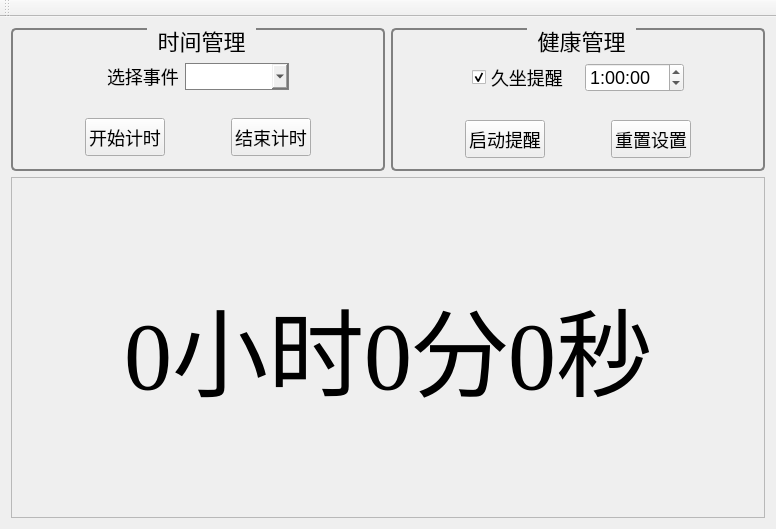
<?xml version="1.0" encoding="UTF-8"?>
<ui version="4.0">
 <class>MainWindow</class>
 <widget class="QMainWindow" name="MainWindow">
  <property name="geometry">
   <rect>
    <x>0</x>
    <y>0</y>
    <width>776</width>
    <height>529</height>
   </rect>
  </property>
  <property name="windowTitle">
   <string>MainWindow</string>
  </property>
  <widget class="QWidget" name="centralWidget">
   <layout class="QVBoxLayout" name="verticalLayout_5">
    <item>
     <layout class="QHBoxLayout" name="horizontalLayout_5">
      <item>
       <widget class="QGroupBox" name="timeStatisticsGroupBox">
        <property name="styleSheet">
         <string notr="true">QGroupBox {
    font: bold &quot;楷体&quot;;
	font-size:22px;
    border: 2px solid gray;
    border-radius: 5px;
    margin-top: 1ex; /* leave space at the top for the title */
}

QGroupBox::title {
    subcontrol-origin: margin;
    subcontrol-position: top center ; /* position at the top center */
    padding:0 7px;
}</string>
        </property>
        <property name="title">
         <string>时间管理</string>
        </property>
        <layout class="QVBoxLayout" name="verticalLayout_4">
         <item>
          <spacer name="horizontalSpacer_12">
           <property name="orientation">
            <enum>Qt::Horizontal</enum>
           </property>
           <property name="sizeHint" stdset="0">
            <size>
             <width>40</width>
             <height>20</height>
            </size>
           </property>
          </spacer>
         </item>
         <item>
          <layout class="QHBoxLayout" name="horizontalLayout_3">
           <item>
            <spacer name="horizontalSpacer_2">
             <property name="orientation">
              <enum>Qt::Horizontal</enum>
             </property>
             <property name="sizeHint" stdset="0">
              <size>
               <width>40</width>
               <height>20</height>
              </size>
             </property>
            </spacer>
           </item>
           <item>
            <widget class="QLabel" name="label">
             <property name="styleSheet">
              <string notr="true">QLabel{
	font:&quot;楷体&quot;;
	font-size:18px;
}</string>
             </property>
             <property name="text">
              <string>选择事件</string>
             </property>
            </widget>
           </item>
           <item>
            <widget class="QComboBox" name="sumComboBox">
             <property name="sizePolicy">
              <sizepolicy hsizetype="Expanding" vsizetype="Fixed">
               <horstretch>0</horstretch>
               <verstretch>0</verstretch>
              </sizepolicy>
             </property>
             <property name="styleSheet">
              <string notr="true">QComboBox {
	font-size:18px;
    border: 1px solid gray;
    padding: 1px 18px 1px 3px;
    min-width: 6em;
}</string>
             </property>
            </widget>
           </item>
           <item>
            <spacer name="horizontalSpacer_3">
             <property name="orientation">
              <enum>Qt::Horizontal</enum>
             </property>
             <property name="sizeHint" stdset="0">
              <size>
               <width>40</width>
               <height>20</height>
              </size>
             </property>
            </spacer>
           </item>
          </layout>
         </item>
         <item>
          <spacer name="horizontalSpacer_13">
           <property name="orientation">
            <enum>Qt::Horizontal</enum>
           </property>
           <property name="sizeHint" stdset="0">
            <size>
             <width>40</width>
             <height>20</height>
            </size>
           </property>
          </spacer>
         </item>
         <item>
          <layout class="QHBoxLayout" name="horizontalLayout_4">
           <item>
            <spacer name="horizontalSpacer_4">
             <property name="orientation">
              <enum>Qt::Horizontal</enum>
             </property>
             <property name="sizeHint" stdset="0">
              <size>
               <width>40</width>
               <height>20</height>
              </size>
             </property>
            </spacer>
           </item>
           <item>
            <widget class="QPushButton" name="startSumPushButton">
             <property name="styleSheet">
              <string notr="true">QPushButton{
	font:&quot;楷体&quot;;
	font-size:18px;
	min-height:30px;
}</string>
             </property>
             <property name="text">
              <string>开始计时</string>
             </property>
            </widget>
           </item>
           <item>
            <spacer name="horizontalSpacer_10">
             <property name="orientation">
              <enum>Qt::Horizontal</enum>
             </property>
             <property name="sizeHint" stdset="0">
              <size>
               <width>40</width>
               <height>20</height>
              </size>
             </property>
            </spacer>
           </item>
           <item>
            <widget class="QPushButton" name="stopSumPushButton">
             <property name="styleSheet">
              <string notr="true">QPushButton{
	font:&quot;楷体&quot;;
	font-size:18px;
	min-height:30px;
}</string>
             </property>
             <property name="text">
              <string>结束计时</string>
             </property>
            </widget>
           </item>
           <item>
            <spacer name="horizontalSpacer_5">
             <property name="orientation">
              <enum>Qt::Horizontal</enum>
             </property>
             <property name="sizeHint" stdset="0">
              <size>
               <width>40</width>
               <height>20</height>
              </size>
             </property>
            </spacer>
           </item>
          </layout>
         </item>
        </layout>
       </widget>
      </item>
      <item>
       <widget class="QGroupBox" name="healthManagerGroupBox">
        <property name="styleSheet">
         <string notr="true">QGroupBox {
    font: bold &quot;楷体&quot;;
	font-size:22px;
    border: 2px solid gray;
    border-radius: 5px;
    margin-top: 1ex; /* leave space at the top for the title */
}

QGroupBox::title {
    subcontrol-origin: margin;
    subcontrol-position: top center ; /* position at the top center */
    padding:0 7px;
}</string>
        </property>
        <property name="title">
         <string>健康管理</string>
        </property>
        <layout class="QVBoxLayout" name="verticalLayout">
         <item>
          <spacer name="horizontalSpacer_14">
           <property name="orientation">
            <enum>Qt::Horizontal</enum>
           </property>
           <property name="sizeHint" stdset="0">
            <size>
             <width>40</width>
             <height>20</height>
            </size>
           </property>
          </spacer>
         </item>
         <item>
          <layout class="QHBoxLayout" name="horizontalLayout_2">
           <item>
            <spacer name="horizontalSpacer">
             <property name="orientation">
              <enum>Qt::Horizontal</enum>
             </property>
             <property name="sizeHint" stdset="0">
              <size>
               <width>40</width>
               <height>20</height>
              </size>
             </property>
            </spacer>
           </item>
           <item>
            <widget class="QCheckBox" name="sedentaryCheckBox">
             <property name="sizePolicy">
              <sizepolicy hsizetype="Preferred" vsizetype="Preferred">
               <horstretch>0</horstretch>
               <verstretch>0</verstretch>
              </sizepolicy>
             </property>
             <property name="styleSheet">
              <string notr="true">QCheckBox{
	font:&quot;楷体&quot;;
	font-size:18px;
}</string>
             </property>
             <property name="text">
              <string>久坐提醒</string>
             </property>
             <property name="checked">
              <bool>true</bool>
             </property>
            </widget>
           </item>
           <item>
            <spacer name="horizontalSpacer_9">
             <property name="orientation">
              <enum>Qt::Horizontal</enum>
             </property>
             <property name="sizeType">
              <enum>QSizePolicy::Fixed</enum>
             </property>
             <property name="sizeHint" stdset="0">
              <size>
               <width>10</width>
               <height>20</height>
              </size>
             </property>
            </spacer>
           </item>
           <item>
            <widget class="QTimeEdit" name="sedentaryTimeEdit">
             <property name="styleSheet">
              <string notr="true">QTimeEdit{
	font:&quot;楷体&quot;;
	font-size:18px;
	min-height:20px;
}</string>
             </property>
             <property name="displayFormat">
              <string>H:mm:ss</string>
             </property>
             <property name="time">
              <time>
               <hour>1</hour>
               <minute>0</minute>
               <second>0</second>
              </time>
             </property>
            </widget>
           </item>
           <item>
            <spacer name="horizontalSpacer_8">
             <property name="orientation">
              <enum>Qt::Horizontal</enum>
             </property>
             <property name="sizeHint" stdset="0">
              <size>
               <width>40</width>
               <height>20</height>
              </size>
             </property>
            </spacer>
           </item>
          </layout>
         </item>
         <item>
          <spacer name="horizontalSpacer_15">
           <property name="orientation">
            <enum>Qt::Horizontal</enum>
           </property>
           <property name="sizeHint" stdset="0">
            <size>
             <width>40</width>
             <height>20</height>
            </size>
           </property>
          </spacer>
         </item>
         <item>
          <layout class="QHBoxLayout" name="horizontalLayout">
           <item>
            <spacer name="horizontalSpacer_6">
             <property name="orientation">
              <enum>Qt::Horizontal</enum>
             </property>
             <property name="sizeHint" stdset="0">
              <size>
               <width>40</width>
               <height>20</height>
              </size>
             </property>
            </spacer>
           </item>
           <item>
            <widget class="QPushButton" name="startPushButton">
             <property name="styleSheet">
              <string notr="true">QPushButton{
	font:&quot;楷体&quot;;
	font-size:18px;
	min-height:30px;
}</string>
             </property>
             <property name="text">
              <string>启动提醒</string>
             </property>
            </widget>
           </item>
           <item>
            <spacer name="horizontalSpacer_11">
             <property name="orientation">
              <enum>Qt::Horizontal</enum>
             </property>
             <property name="sizeHint" stdset="0">
              <size>
               <width>40</width>
               <height>20</height>
              </size>
             </property>
            </spacer>
           </item>
           <item>
            <widget class="QPushButton" name="resetPushButton">
             <property name="styleSheet">
              <string notr="true">QPushButton{
	font:&quot;楷体&quot;;
	font-size:18px;
	min-height:30px;
}</string>
             </property>
             <property name="text">
              <string>重置设置</string>
             </property>
            </widget>
           </item>
           <item>
            <spacer name="horizontalSpacer_7">
             <property name="orientation">
              <enum>Qt::Horizontal</enum>
             </property>
             <property name="sizeHint" stdset="0">
              <size>
               <width>40</width>
               <height>20</height>
              </size>
             </property>
            </spacer>
           </item>
          </layout>
         </item>
        </layout>
       </widget>
      </item>
     </layout>
    </item>
    <item>
     <widget class="QLabel" name="showTimeLabel">
      <property name="sizePolicy">
       <sizepolicy hsizetype="Preferred" vsizetype="Expanding">
        <horstretch>0</horstretch>
        <verstretch>0</verstretch>
       </sizepolicy>
      </property>
      <property name="font">
       <font>
        <family>Times New Roman</family>
        <pointsize>72</pointsize>
       </font>
      </property>
      <property name="frameShape">
       <enum>QFrame::StyledPanel</enum>
      </property>
      <property name="frameShadow">
       <enum>QFrame::Plain</enum>
      </property>
      <property name="text">
       <string>0小时0分0秒</string>
      </property>
      <property name="alignment">
       <set>Qt::AlignCenter</set>
      </property>
     </widget>
    </item>
   </layout>
  </widget>
  <widget class="QMenuBar" name="menuBar">
   <property name="geometry">
    <rect>
     <x>0</x>
     <y>0</y>
     <width>776</width>
     <height>23</height>
    </rect>
   </property>
  </widget>
  <widget class="QToolBar" name="mainToolBar">
   <attribute name="toolBarArea">
    <enum>TopToolBarArea</enum>
   </attribute>
   <attribute name="toolBarBreak">
    <bool>false</bool>
   </attribute>
  </widget>
 </widget>
 <layoutdefault spacing="6" margin="11"/>
 <resources/>
 <connections/>
</ui>
